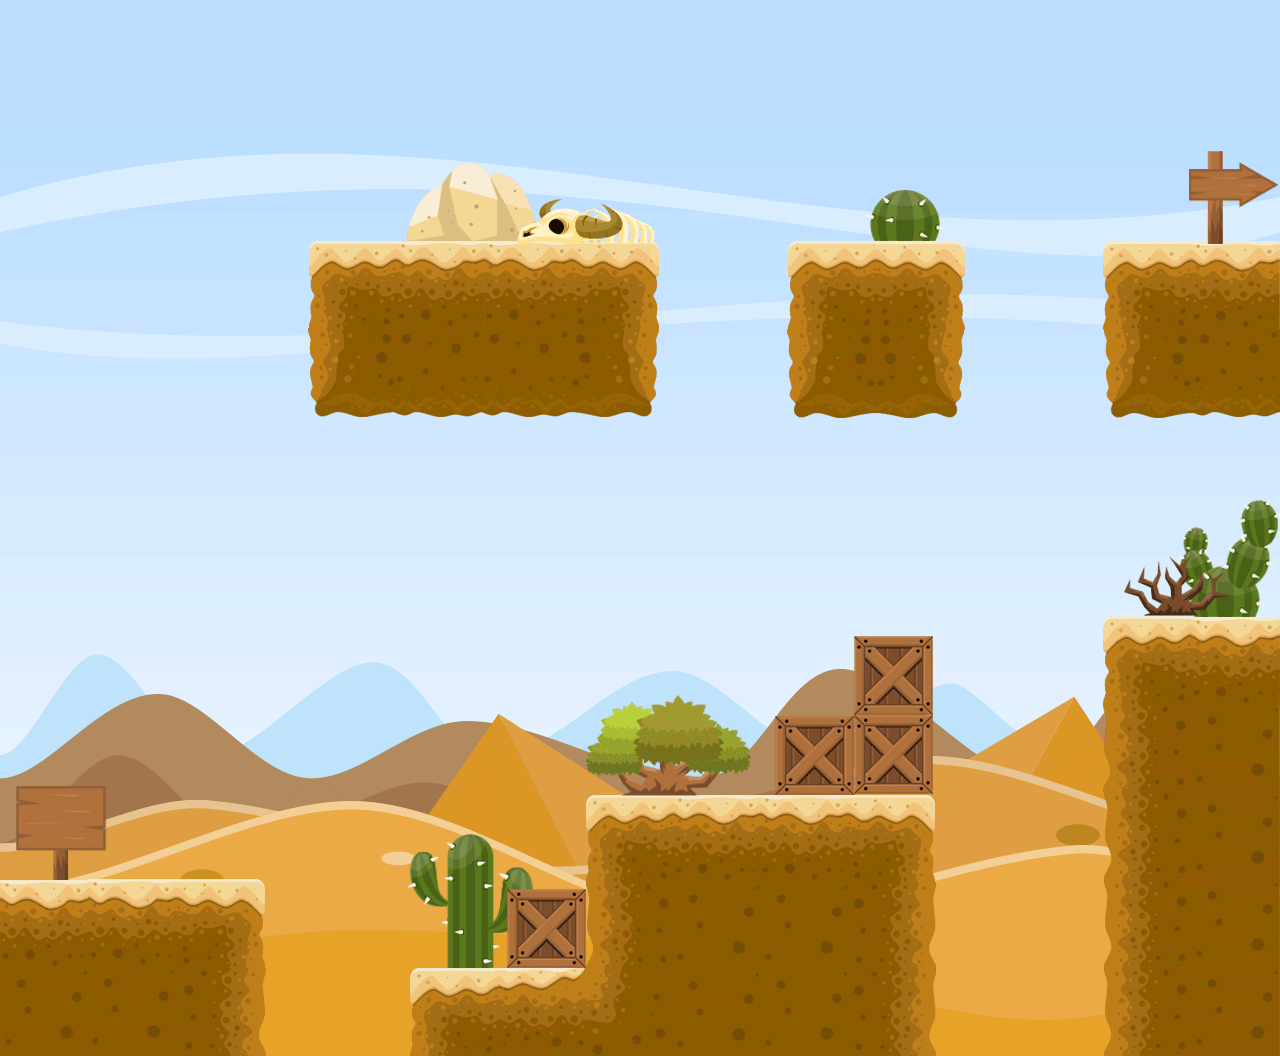

This is a level from a 2D game, rendered from its Tiled map with the project's own tilesets. A one-line summary and the map file follow, with tile-layer data summarised:
An orthogonal 40x33 tile map with 32x32 px tiles, 1 tile layer (Tile Layer 1) and 24 objects (13x solid, 5x coin, player, MovingPlatform, MovingPlatform1, ...).

<map version="1.0" orientation="orthogonal" renderorder="right-down" width="40" height="33" tilewidth="32" tileheight="32" nextobjectid="35">
 <tileset firstgid="1" name="lvl" tilewidth="32" tileheight="32" tilecount="1200" columns="40">
  <image source="images/desert.png" width="1280" height="960" />
 </tileset>
 <layer name="Tile Layer 1" width="40" height="33">
  <data>[1320 cells, 1320 non-empty, 1192 distinct tile ids]</data>
 </layer>
 <objectgroup name="Collision">
  <object id="1" name="solid" x="9" y="888" width="228" height="171" />
  <object id="2" name="solid" x="433" y="973" width="188.333" height="81" />
  <object id="5" name="solid" x="615.667" y="805" width="300.666" height="257" />
  <object id="8" name="solid" x="1132" y="625.333" width="146.666" height="430.667" />
  <object id="9" name="solid" x="344.667" y="250.667" width="299.333" height="138.667" />
  <object id="10" name="solid" x="800" y="253.333" width="152" height="136" />
  <object id="11" name="solid" x="1114.67" y="253.333" width="164" height="136" />
  <object id="12" name="player" x="91" y="723.667" width="80" height="100" />
  <object id="13" name="MovingPlatform" x="70.6667" y="242.333" width="177" height="64" />
  <object id="15" name="MovingPlatform1" x="275" y="576.666" width="177" height="64" />
  <object id="17" name="solid" x="538.666" y="902.667" width="61.3333" height="68" />
  <object id="19" name="solid" x="-2" y="-6" width="1302" height="12" />
  <object id="20" name="solid" x="1270" y="0" width="8" height="806" />
  <object id="21" name="solid" x="-12" y="-10" width="1" height="1080" />
  <object id="22" name="solid" x="870.667" y="642" width="49.3333" height="195.333" />
  <object id="23" name="solid" x="794.667" y="727.333" width="76" height="74.6667" />
  <object id="24" name="coin" x="648" y="732" width="50" height="50" />
  <object id="26" name="coin" x="849" y="179" width="50" height="50" />
  <object id="27" name="coin" x="1177" y="555" width="50" height="50" />
  <object id="28" name="coin" x="445" y="911" width="50" height="50" />
  <object id="29" name="coin" x="367" y="183" width="50" height="50" />
  <object id="30" name="finish" x="1189" y="163" width="50" height="50" />
  <object id="32" name="enemy" x="515" y="139" width="66" height="94" />
  <object id="34" name="abyss" x="-2176" y="5000" width="5840" height="48" />
 </objectgroup>
</map>